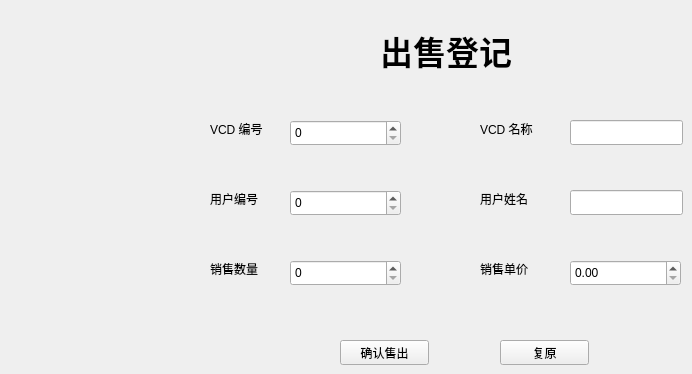
  <widget class="QWidget" name="tab_sale">
   <attribute name="title">
    <string>售出登记</string>
   </attribute>
   <widget class="QLabel" name="tab_sale_lb_vcd_id">
    <property name="geometry">
     <rect>
      <x>210</x>
      <y>120</y>
      <width>67</width>
      <height>17</height>
     </rect>
    </property>
    <property name="text">
     <string>VCD 编号</string>
    </property>
   </widget>
   <widget class="QLabel" name="tab_sale_lb_vcd_name">
    <property name="geometry">
     <rect>
      <x>480</x>
      <y>120</y>
      <width>67</width>
      <height>17</height>
     </rect>
    </property>
    <property name="text">
     <string>VCD 名称</string>
    </property>
   </widget>
   <widget class="QLabel" name="tab_sale_lb_sale_num">
    <property name="geometry">
     <rect>
      <x>210</x>
      <y>260</y>
      <width>67</width>
      <height>17</height>
     </rect>
    </property>
    <property name="text">
     <string>销售数量</string>
    </property>
   </widget>
   <widget class="QLabel" name="tab_sale_lb_sale_price">
    <property name="geometry">
     <rect>
      <x>480</x>
      <y>260</y>
      <width>67</width>
      <height>17</height>
     </rect>
    </property>
    <property name="text">
     <string>销售单价</string>
    </property>
   </widget>
   <widget class="QLabel" name="tab_sale_lb_user_id">
    <property name="geometry">
     <rect>
      <x>210</x>
      <y>190</y>
      <width>67</width>
      <height>17</height>
     </rect>
    </property>
    <property name="text">
     <string>用户编号</string>
    </property>
   </widget>
   <widget class="QLabel" name="tab_sale_lb_user_name">
    <property name="geometry">
     <rect>
      <x>480</x>
      <y>190</y>
      <width>67</width>
      <height>17</height>
     </rect>
    </property>
    <property name="text">
     <string>用户姓名</string>
    </property>
   </widget>
   <widget class="QLineEdit" name="tab_sale_le_vcd_name">
    <property name="enabled">
     <bool>true</bool>
    </property>
    <property name="geometry">
     <rect>
      <x>570</x>
      <y>120</y>
      <width>113</width>
      <height>25</height>
     </rect>
    </property>
    <property name="focusPolicy">
     <enum>Qt::NoFocus</enum>
    </property>
   </widget>
   <widget class="QLineEdit" name="tab_sale_le_user_name">
    <property name="enabled">
     <bool>true</bool>
    </property>
    <property name="geometry">
     <rect>
      <x>570</x>
      <y>190</y>
      <width>113</width>
      <height>25</height>
     </rect>
    </property>
    <property name="focusPolicy">
     <enum>Qt::NoFocus</enum>
    </property>
   </widget>
   <widget class="QSpinBox" name="tab_sale_sb_sale_num">
    <property name="geometry">
     <rect>
      <x>290</x>
      <y>260</y>
      <width>111</width>
      <height>26</height>
     </rect>
    </property>
   </widget>
   <widget class="QDoubleSpinBox" name="tab_sale_dsb_sale_price">
    <property name="geometry">
     <rect>
      <x>570</x>
      <y>260</y>
      <width>111</width>
      <height>26</height>
     </rect>
    </property>
   </widget>
   <widget class="QPushButton" name="tab_sale_pb_cofirm">
    <property name="geometry">
     <rect>
      <x>340</x>
      <y>340</y>
      <width>89</width>
      <height>25</height>
     </rect>
    </property>
    <property name="text">
     <string>确认售出</string>
    </property>
   </widget>
   <widget class="QSpinBox" name="tab_sale_sb_user_id">
    <property name="geometry">
     <rect>
      <x>290</x>
      <y>190</y>
      <width>111</width>
      <height>26</height>
     </rect>
    </property>
   </widget>
   <widget class="QSpinBox" name="tab_sale_sb_vcd_id">
    <property name="geometry">
     <rect>
      <x>290</x>
      <y>120</y>
      <width>111</width>
      <height>26</height>
     </rect>
    </property>
   </widget>
   <widget class="QLabel" name="tab_sale_lb_title">
    <property name="geometry">
     <rect>
      <x>380</x>
      <y>20</y>
      <width>141</width>
      <height>61</height>
     </rect>
    </property>
    <property name="font">
     <font>
      <pointsize>25</pointsize>
      <weight>75</weight>
      <italic>false</italic>
      <bold>true</bold>
      <underline>false</underline>
     </font>
    </property>
    <property name="text">
     <string>出售登记</string>
    </property>
   </widget>
   <widget class="QPushButton" name="tab_sale_pb_clear">
    <property name="geometry">
     <rect>
      <x>500</x>
      <y>340</y>
      <width>89</width>
      <height>25</height>
     </rect>
    </property>
    <property name="text">
     <string>复原</string>
    </property>
   </widget>
  </widget>
